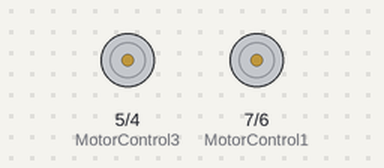
A sketch run on a simulated Arduino Uno, built with avr-gcc and run on an emulated ATmega328P. On the bench: motor-driver pin pairs drawn as motors (green arrow = first pin HIGH = forward, orange = second pin HIGH = backward, longer = more drive).

Above: at 0.05 s.
Timing chart, 0 to 3.0 s (numbered marks = the images above):
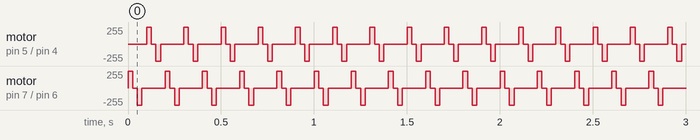

Measured:
- by itself, motor on pin 5 (MotorControl3) / pin 4 (MotorControl4), motor on pin 7 (MotorControl1) / pin 6 (MotorControl2): repeats every 0.20 s: stopped 0.03 s, backward 255/255 0.03 s, stopped 0.13 s, forward 255/255 0.03 s

The sketch:

relay_shield_code.ino
```cpp
int MotorControl1 =7 ;    // Arduino Pin to control the motor
int MotorControl2 =6 ;
int MotorControl3 =5 ;
int MotorControl4 =4 ;

// the setup routine runs once when you press reset:
void setup()  {
  // declare pin 5 to be an output:
  pinMode(MotorControl1, OUTPUT);
  pinMode(MotorControl2, OUTPUT);
  pinMode(MotorControl3, OUTPUT);
  pinMode(MotorControl4, OUTPUT);
}

// the loop routine runs over and over again forever:
void loop()  {
  digitalWrite(MotorControl1,HIGH);//
  delay(25);
  digitalWrite(MotorControl1,LOW);//
  delay(25);
  digitalWrite(MotorControl2,HIGH);//
  delay(25);
  digitalWrite(MotorControl2,LOW);//
  delay(25);
  digitalWrite(MotorControl3,HIGH);//
  delay(25);
  digitalWrite(MotorControl3,LOW);//
  delay(25);
  digitalWrite(MotorControl4,HIGH);//
  delay(25);
  digitalWrite(MotorControl4,LOW);//
  delay(25);

}
```
